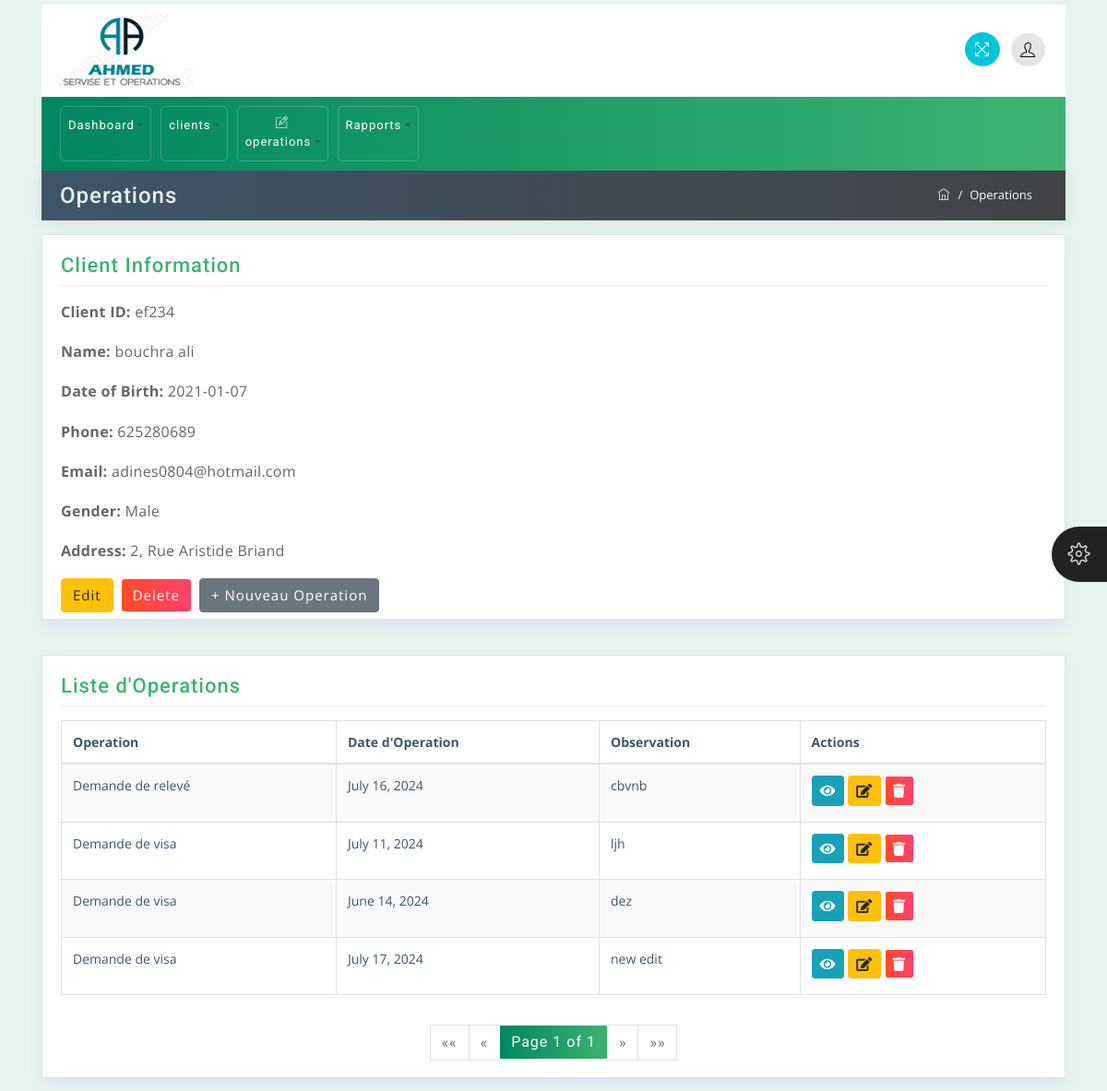
Page /clients/ef234 on the committed database.
### employe/models.py (models this page shows, shortened)
class Client(models.Model):
    client_id=models.CharField(max_length=100,editable=False, unique=True)
    client_Name=models.CharField(max_length=100)
    Date_Of_Birth=models.CharField(max_length=100)
    created_date = models.DateField(default=timezone.now)
    Phone=models.IntegerField()
    Email=models.CharField(max_length=100)
    Gender=models.CharField(max_length=100)
    Address=models.TextField()

class Operation(models.Model):
    client_id = models.CharField(max_length=100)
    operation = models.CharField(max_length=100)
    operation_date = models.DateField(default=timezone.now)
    observation = models.TextField()
    piece_jointe = models.FileField(upload_to='piece_jointe/')
    confirmed = models.BooleanField(default=False)

### employe/views.py (the view)
# urls.py: path('clients/<str:client_id>',views.operation_details, name='detailsop'),
def operation_details(request, client_id):
    client = get_object_or_404(Client, client_id=client_id)
    operations_list = Operation.objects.filter(client_id=client_id)
    paginator = Paginator(operations_list, 10)  # Show 10 operations per page
    page_number = request.GET.get('page')
    operations = paginator.get_page(page_number)
    context = {
        'client_id': client_id,
        'operations': operations,
        'client': client,
    }
    return render(request, 'client/specifique_operations.html', context)

### employe/templates/client/specifique_operations.html (shortened to what this page needs)
{% extends 'base.html' %}
{% block content %}
<link rel="stylesheet" href="https://cdnjs.cloudflare.com/ajax/libs/font-awesome/5.15.3/css/all.min.css">
<div class="container mt-0">
    <div class="row breadcrumb-bar">
        <div class="col-md-6">
            <h3 class="block-title">Operations</h3>
        </div>
        <div class="col-md-6">
            <ol class="breadcrumb">
                <li class="breadcrumb-item">
                    <a href="{% url 'employe:base' %}">
                        <span class="ti-home"></span>
                    </a>
                </li>
                <li class="breadcrumb-item">Operations</li>
            </ol>
        </div>
    </div>
</div>
<div class="container">
    <div class="row">
        <div class="col-md-12 mb-4">
            <div class="widget-area-2 proclinic-box-shadow">
                <h3 class="widget-title">Client Information</h3>
                <p><strong>Client ID:</strong> {{ client.client_id }}</p>
                <p><strong>Name:</strong> {{ client.client_Name }}</p>
                <p><strong>Date of Birth:</strong> {{ client.Date_Of_Birth }}</p>
                <p><strong>Phone:</strong> {{ client.Phone }}</p>
                <p><strong>Email:</strong> {{ client.Email }}</p>
                <p><strong>Gender:</strong> {{ client.Gender }}</p>
                <p><strong>Address:</strong> {{ client.Address }}</p>
                <div class="d-flex justify-content-start mt-3">
                    <a href="{% url 'employe:edit_client_with_id' client_id=client.client_id %}" class="btn btn-warning mr-2">Edit</a>
                    <button class="btn btn-danger mr-2" data-toggle="modal" data-target="#deleteClientModal" data-client-id="{{ client.client_id }}">Delete</button>
                    <a href="{% url 'employe:add_operation' %}?client_id={{ client.client_id }}" class="btn btn-secondary">+ Nouveau Operation</a>
                </div>
            </div>
        </div>
        <div class="col-md-12">
            <div class="widget-area-2 proclinic-box-shadow">
                <h3 class="widget-title">Liste d'Operations</h3>
                <div class="table-responsive mb-3">
                    <table id="tableId" class="table table-bordered table-striped">
                        <thead>
                            <tr>
                                <th>Operation</th>
                                <th>Date d'Operation</th>
                                <th>Observation</th>
                                <th>Actions</th>
                            </tr>
                        </thead>
                        <tbody>
                            {% for operation in operations %}
                            <tr>
                                <td>
                                    <a href="#" data-toggle="modal" data-target="#operationModal" data-operation="{{ operation.id }}">
                                        {{ operation.operation }}
                                    </a>
                                </td>
                                <td>{{ operation.operation_date }}</td>
                                <td>{{ operation.observation }}</td>
                                <td>
                                    <a href="#" data-toggle="modal" data-target="#operationModal" data-operation="{{ operation.id }}" class="btn btn-sm btn-info">
                                        <i class="fas fa-eye"></i>
                                    </a>
                                    <a href="{% url 'employe:edit_operation' operation_id=operation.id %}" class="btn btn-sm btn-warning">
                                        <i class="fas fa-edit"></i>
                                    </a>
                                    <a href="{% url 'employe:delete_operation' operation_id=operation.id %}" class="btn btn-sm btn-danger" onclick="return confirm('Are you sure you want to delete this operation?')">
                                        <i class="fas fa-trash"></i>
                                    </a>
                                </td>
                            </tr>
                            {% endfor %}
                        </tbody>
                    </table>
                </div>
                <nav aria-label="Page navigation">
                    <ul class="pagination justify-content-center">
                        {% if operations.has_previous %}
                            <li class="page-item">
                                <a class="page-link" href="?page=1{% if query %}&query={{ query }}{% endif %}" aria-label="First">
                                    <span aria-hidden="true">&laquo;&laquo;</span>
                                    <span class="sr-only">First</span>
                                </a>
                            </li>
                            <li class="page-item">
                                <a class="page-link" href="?page={{ operations.previous_page_number }}{% if query %}&query={{ query }}{% endif %}" aria-label="Previous">
                                    <span aria-hidden="true">&laquo;</span>
                                    <span class="sr-only">Previous</span>
                                </a>
                            </li>
                        {% else %}
                            <li class="page-item disabled">
                                <a class="page-link" href="#" aria-label="First">
                                    <span aria-hidden="true">&laquo;&laquo;</span>
                                </a>
                            </li>
                            <li class="page-item disabled">
                                <a class="page-link" href="#" aria-label="Previous">
                                    <span aria-hidden="true">&laquo;</span>
                                </a>
                            </li>
                        {% endif %}
                        <li class="page-item active"><span class="page-link">Page {{ operations.number }} of {{ operations.paginator.num_pages }}</span></li>
                        {% if operations.has_next %}
                            <li class="page-item">
                                <a class="page-link" href="?page={{ operations.next_page_number }}{% if query %}&query={{ query }}{% endif %}" aria-label="Next">
                                    <span aria-hidden="true">&raquo;</span>
                                    <span class="sr-only">Next</span>
                                </a>
                            </li>
                            <li class="page-item">
                                <a class="page-link" href="?page={{ operations.paginator.num_pages }}{% if query %}&query={{ query }}{% endif %}" aria-label="Last">
                                    <span aria-hidden="true">&raquo;&raquo;</span>
                                    <span class="sr-only">Last</span>
                                </a>
                            </li>
                        {% else %}
                            <li class="page-item disabled">
                                <a class="page-link" href="#" aria-label="Next">
                                    <span aria-hidden="true">&raquo;</span>
                                </a>
                            </li>
                            <li class="page-item disabled">
                                <a class="page-link" href="#" aria-label="Last">
                                    <span aria-hidden="true">&raquo;&raquo;</span>
                                </a>
                            </li>
                        {% endif %}
                    </ul>
                </nav>
            </div>
        </div>
    </div>
</div>
{% endblock %}

### employe/static/css/styles.css (style rules this page uses)
body { font-family: 'Open Sans', sans-serif; background-color: #E7F3ED; color: #3e5569; }
h1, h2, h3, h4, h5, h6, span, .menu-nav { font-family: 'Roboto', sans-serif; letter-spacing: 1px; }
p { font-size: 1em; line-height: 1.7em; color: #666; letter-spacing: .3px; }
a, a:hover, a:focus { color: inherit; text-decoration: none; transition: all 0.3s; }
.breadcrumb { border-radius: 0; margin-bottom: 0; float: right; border-radius: 20px; background-color: transparent; }
.breadcrumb-bar { background: #3e5569; background: -webkit-linear-gradient(to left, #414345, #3e5569); background: linear-gradient(to left, #414345, #3e5569); margin-left: 0px !important; margin-right: 0px !important; padding: 5px 20px; -webkit-box-shadow: 0px 1px 15px 1px rgba(69,65,78,0.1); box-shadow: 0px 1px 15px 1px rgba(69,65,78,0.1); color: #fff; border: 0px solid; }
.breadcrumb-item { color: #ffffff; font-size: 13px; }
.breadcrumb-item+.breadcrumb-item::before { color: #ffffff; }
.breadcrumb-bar div[class*="col-"] { padding-right: 0px; padding-left: 0px; }
.table td, .table th { padding: .75rem; }
.proclinic-box-shadow { border-radius: 0; border: 0; -webkit-box-shadow: 0 0 0 1px #dce3ec, 0 8px 16px 0 #dce3ec; box-shadow: 0 0 0 1px #dce3ec, 0 8px 16px 0 #dce3ec; background: #fff; margin-top: 20px; }
div[class*="col-"] { padding-right: 6px; padding-left: 6px; }
.table-striped tbody tr:nth-of-type(odd) { background-color: rgba(61,79,90,.03); }
table.table tbody td, table.table thead th { font-size: 14px; }
h3.block-title { background: transparent; margin: 4px auto; color: #E7F3ED; }
.widget-area-2 { background: #fff; margin-top: 1rem; padding: 20px; padding-bottom: 2px; border-radius: 2px; }
.widget-title { font-size: 22px; padding-bottom: .5rem; margin-bottom: 15px; border-bottom: 1px solid #eeeeee; }
.btn { margin-bottom: 5px; font-size: 15px; letter-spacing: 1px; }
.btn-danger { background: #FF416C; background: -webkit-linear-gradient(to right, #FF4B2B, #FF416C); background: linear-gradient(to right, #FF4B2B, #FF416C); border-color: #fff; }
.pagination .page-item.active .page-link { z-index: 1; color: #fff; }
.pagination .page-item:first-child .page-link, .pagination .page-item:last-child .page-link { border-radius: 0px; }
.block-title { -ms-flex: 1 1 auto; flex: 1 1 auto; min-height: 1.75rem; font-size: 1.5rem; line-height: 1.5; }

### employe/static/css/green.css (style rules this page uses)
.pagination .page-link { color: #3CB371; }
.pagination .page-item.active .page-link { background: #3CB371; background: -webkit-linear-gradient(to right, #008761, #3CB371); background: linear-gradient(to right, #008761, #3CB371); border-color: #ffffff; }
.widget-title { color: #3CB371; }

### employe/static/css/responsive.css (style rules this page uses)
@media (min-width: 992px) { .row { margin-right: -5px; margin-left: -5px; } }

### rows in the picture
Client: client_id "ef234", client_Name "bouchra ali", Date_Of_Birth "2021-01-07", Phone "625280689", Email "adines0804@hotmail.com", Gender "Male", Address "2, Rue Aristide Briand"
Operation: operation "Demande de relevé", operation_date "July 16, 2024", observation "cbvnb"
Operation: operation "Demande de visa", operation_date "July 11, 2024", observation "ljh"
Operation: operation "Demande de visa", operation_date "June 14, 2024", observation "dez"
Operation: operation "Demande de visa", operation_date "July 17, 2024", observation "new edit"

### other values in the picture
{{ operations.number }} "1"
{{ operations.paginator.num_pages }} "1"
